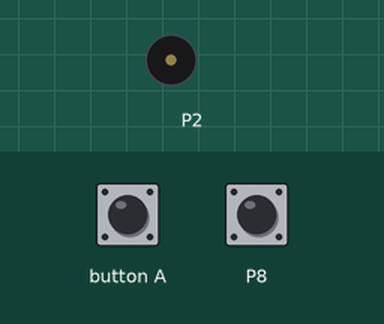
Bench run of a program on a simulated BBC micro:bit (MakeCode). On the bench: buzzer (waves = sounding). The inputs (shaded band) are chosen by the test bench; at power-on: P8 LOW.

Above: at 1.2 s.
1.3 s: button A pressed for 0.15 s
At 1.8 s:
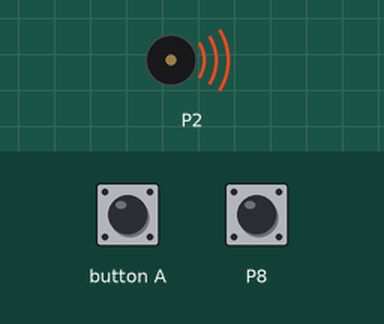
4.4 s: P8 pulled HIGH for 0.15 s
7.4 s: P8 pulled HIGH for 3.2 s
12.1 s: P8 pulled HIGH for 1 s
At 16.3 s:
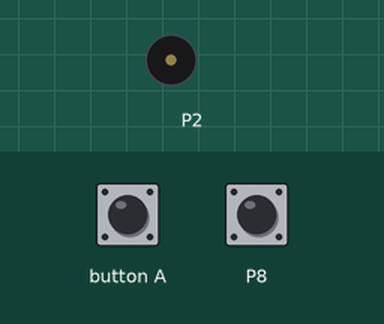
Timing chart, 0 to 16.5 s (numbered marks = the images above; inputs shaded):
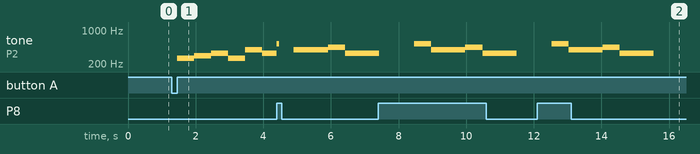

The program:

main.ts
```typescript
input.onButtonPressed(Button.A, function () {
    music.playMelody("C D E C G E D G ", 120)
})
pins.setAudioPin(AnalogPin.P2)
basic.forever(function () {
    if (pins.digitalReadPin(DigitalPin.P8) == 1) {
        music.playMelody("C5 G G A E E - - ", 120)
    }
})
```

test.ts
```typescript
// 在這裡測試；當此封包作為擴充功能時，將不會編譯此內容。
```

Measured:
- after the input at 1.3 s, tone on P2: plays 262 Hz for 0.51 s, 294 Hz for 0.51 s, 330 Hz for 0.51 s, 262 Hz for 0.51 s, 392 Hz for 0.51 s, 330 Hz for 0.42 s, starting after 0.15 s
- after the input at 12.1 s, tone on P2: plays 523 Hz for 0.51 s, 392 Hz for 1.0 s, 440 Hz for 0.51 s, 330 Hz for 1.0 s, starting after 0.42 s
